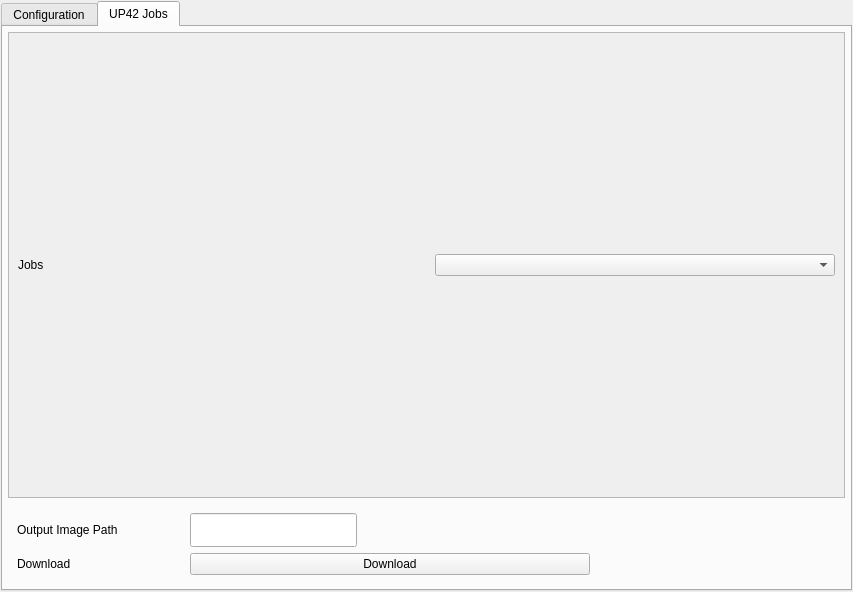
<?xml version="1.0" encoding="UTF-8"?>
<ui version="4.0">
    <class>UP42DockWidgetBase</class>
    <widget class="QDockWidget" name="UP42DockWidgetBase">
        <property name="geometry">
            <rect>
                <x>0</x>
                <y>0</y>
                <width>853</width>
                <height>592</height>
            </rect>
        </property>
        <property name="windowTitle">
            <string>UP42 plugin</string>
        </property>
        <widget class="QWidget" name="dockWidgetContents">
            <layout class="QGridLayout" name="gridLayout">
                <property name="leftMargin">
                    <number>1</number>
                </property>
                <property name="topMargin">
                    <number>1</number>
                </property>
                <property name="rightMargin">
                    <number>1</number>
                </property>
                <property name="bottomMargin">
                    <number>1</number>
                </property>
                <item row="0" column="0">
                    <layout class="QVBoxLayout" name="mainVertical">
                        <item>
                            <widget class="QTabWidget" name="tabWidget">
                                <property name="sizePolicy">
                                    <sizepolicy hsizetype="Expanding" vsizetype="Expanding">
                                        <horstretch>0</horstretch>
                                        <verstretch>0</verstretch>
                                    </sizepolicy>
                                </property>
                                <property name="currentIndex">
                                    <number>1</number>
                                </property>

                                <widget class="QWidget" name="configTab">
                                    <attribute name="title">
                                        <string>Configuration</string>
                                    </attribute>
                                    <layout class="QFormLayout" name="formLayout">
                                        <item row="0" column="0">
                                            <widget class="QLabel" name="projectIDLabel">
                                                <property name="text">
                                                    <string>Project ID</string>
                                                </property>
                                            </widget>
                                        </item>
                                        <item row="0" column="1">
                                            <widget class="QLineEdit" name="projectId"/>
                                        </item>
                                        <item row="1" column="0">
                                            <widget class="QLabel" name="projectAPIKeyLabel">
                                                <property name="text">
                                                    <string>Project API key</string>
                                                </property>
                                            </widget>
                                        </item>
                                        <item row="1" column="1">
                                            <widget class="QLineEdit" name="projectApiKey"/>
                                        </item>
                                        <item row="2" column="0">
                                            <widget class="QLabel" name="dataFolderLabel">
                                                <property name="text">
                                                    <string>Data folder</string>
                                                </property>
                                            </widget>
                                        </item>
                                        <item row="2" column="1">
                                            <widget class="QLineEdit" name="dataFolder"/>
                                        </item>
                                    </layout>
                                </widget>

                                <widget class="QWidget" name="jobsTab">
                                    <attribute name="title">
                                        <string>UP42 Jobs</string>
                                    </attribute>
                                    <layout class="QGridLayout" name="gridLayout_2">
                                        <property name="leftMargin">
                                            <number>5</number>
                                        </property>
                                        <property name="topMargin">
                                            <number>5</number>
                                        </property>
                                        <property name="rightMargin">
                                            <number>5</number>
                                        </property>
                                        <property name="bottomMargin">
                                            <number>5</number>
                                        </property>
                                        <item row="0" column="0" rowspan="2">
                                            <widget class="QScrollArea" name="createScrollArea">
                                                <property name="sizePolicy">
                                                    <sizepolicy hsizetype="Preferred" vsizetype="Preferred">
                                                        <horstretch>0</horstretch>
                                                        <verstretch>0</verstretch>
                                                    </sizepolicy>
                                                </property>
                                                <property name="verticalScrollBarPolicy">
                                                    <enum>Qt::ScrollBarAsNeeded</enum>
                                                </property>
                                                <property name="horizontalScrollBarPolicy">
                                                    <enum>Qt::ScrollBarAsNeeded</enum>
                                                </property>
                                                <property name="widgetResizable">
                                                    <bool>true</bool>
                                                </property>
                                                <widget class="QWidget" name="scrollAreaWidgetContents_2">
                                                    <property name="geometry">
                                                        <rect>
                                                            <x>0</x>
                                                            <y>0</y>
                                                            <width>833</width>
                                                            <height>440</height>
                                                        </rect>
                                                    </property>
                                                    <layout class="QGridLayout" name="gridLayout_4">
                                                        <item row="0" column="0">
                                                            <widget class="QLabel" name="jobsLabel">
                                                                <property name="text">
                                                                    <string>Jobs</string>
                                                                </property>
                                                            </widget>
                                                        </item>
                                                        <item row="0" column="1">
                                                            <widget class="QComboBox" name="jobsComboBox">
                                                                <property name="minimumSize">
                                                                    <size>
                                                                        <width>400</width>
                                                                        <height>0</height>
                                                                    </size>
                                                                </property>
                                                                <property name="maximumSize">
                                                                    <size>
                                                                        <width>400</width>
                                                                        <height>16777215</height>
                                                                    </size>
                                                                </property>
                                                            </widget>
                                                        </item>
                                                    </layout>
                                                </widget>
                                            </widget>
                                        </item>
                                        <item row="2" column="0" alignment="Qt::AlignLeft">
                                            <widget class="QWidget" name="actionTab" native="true">
                                                <property name="sizePolicy">
                                                    <sizepolicy hsizetype="Preferred" vsizetype="Preferred">
                                                        <horstretch>0</horstretch>
                                                        <verstretch>0</verstretch>
                                                    </sizepolicy>
                                                </property>
                                                <property name="minimumSize">
                                                    <size>
                                                        <width>0</width>
                                                        <height>80</height>
                                                    </size>
                                                </property>
                                                <property name="maximumSize">
                                                    <size>
                                                        <width>16777215</width>
                                                        <height>80</height>
                                                    </size>
                                                </property>
                                                <property name="focusPolicy">
                                                    <enum>Qt::StrongFocus</enum>
                                                </property>
                                                <layout class="QGridLayout" name="gridLayout_7">
                                                    <item row="0" column="0">
                                                        <widget class="QLabel" name="outputImagePathLabel">
                                                            <property name="sizePolicy">
                                                                <sizepolicy hsizetype="Preferred" vsizetype="Preferred">
                                                                    <horstretch>0</horstretch>
                                                                    <verstretch>0</verstretch>
                                                                </sizepolicy>
                                                            </property>
                                                            <property name="minimumSize">
                                                                <size>
                                                                    <width>167</width>
                                                                    <height>0</height>
                                                                </size>
                                                            </property>
                                                            <property name="maximumSize">
                                                                <size>
                                                                    <width>167</width>
                                                                    <height>16777215</height>
                                                                </size>
                                                            </property>
                                                            <property name="text">
                                                                <string>Output Image Path</string>
                                                            </property>
                                                        </widget>
                                                    </item>
                                                    <item row="0" column="1">
                                                        <widget class="QLineEdit" name="outputImagePath">
                                                            <property name="sizePolicy">
                                                                <sizepolicy hsizetype="Preferred" vsizetype="Preferred">
                                                                    <horstretch>0</horstretch>
                                                                    <verstretch>0</verstretch>
                                                                </sizepolicy>
                                                            </property>
                                                            <property name="minimumSize">
                                                                <size>
                                                                    <width>167</width>
                                                                    <height>0</height>
                                                                </size>
                                                            </property>
                                                            <property name="maximumSize">
                                                                <size>
                                                                    <width>167</width>
                                                                    <height>16777215</height>
                                                                </size>
                                                            </property>
                                                        </widget>
                                                    </item>
                                                    <item row="1" column="0">
                                                        <widget class="QLabel" name="downloadJobLabel">
                                                            <property name="sizePolicy">
                                                                <sizepolicy hsizetype="Preferred" vsizetype="Preferred">
                                                                    <horstretch>0</horstretch>
                                                                    <verstretch>0</verstretch>
                                                                </sizepolicy>
                                                            </property>
                                                            <property name="minimumSize">
                                                                <size>
                                                                    <width>167</width>
                                                                    <height>0</height>
                                                                </size>
                                                            </property>
                                                            <property name="maximumSize">
                                                                <size>
                                                                    <width>167</width>
                                                                    <height>16777215</height>
                                                                </size>
                                                            </property>
                                                            <property name="text">
                                                                <string>Download</string>
                                                            </property>
                                                        </widget>
                                                    </item>
                                                    <item row="1" column="1">
                                                        <widget class="QPushButton" name="downloadJobPushButton">
                                                            <property name="minimumSize">
                                                                <size>
                                                                    <width>400</width>
                                                                    <height>0</height>
                                                                </size>
                                                            </property>
                                                            <property name="maximumSize">
                                                                <size>
                                                                    <width>400</width>
                                                                    <height>16777215</height>
                                                                </size>
                                                            </property>
                                                            <property name="text">
                                                                <string>Download</string>
                                                            </property>
                                                        </widget>
                                                    </item>
                                                </layout>
                                                <zorder>downloadJobLabel</zorder>
                                            </widget>
                                        </item>
                                    </layout>
                                </widget>
                            </widget>
                        </item>
                    </layout>
                </item>
            </layout>
        </widget>
    </widget>
    <resources/>
    <connections/>
</ui>
